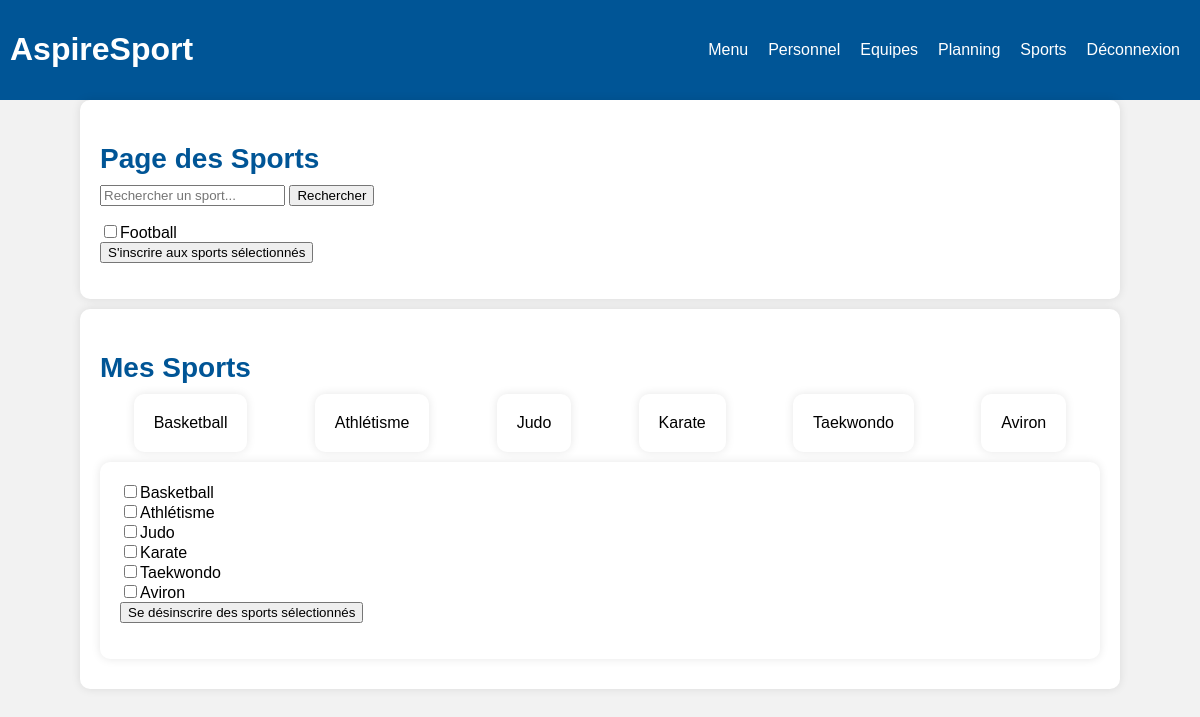
The app's page /vue/Sport.php?recherche=Football (signed in) with its own data.
### tables this page shows
CREATE TABLE IF NOT EXISTS `sport` (
  `Id_Sport` int NOT NULL AUTO_INCREMENT,
  `nom_sport` varchar(50) DEFAULT NULL,
  PRIMARY KEY (`Id_Sport`)
);

### vue/Sport.php (the view, shortened to what this page needs)
<html lang="fr">
<head>
    <link rel="stylesheet" href="../assert/style.css">
</head>
<body>
    <header>
        <h1>AspireSport</h1>
        <nav>
            <ul>
                <li><a href="../vue/Home.php">Menu</a></li>
                <li><a href="../vue/Personnel.php">Personnel</a></li>
                <li><a href="../vue/Equipes.php">Equipes</a></li>
                <li><a href="../vue/Planning.php">Planning</a></li>
                <li><a href="../vue/Sport.php">Sports</a></li>
                <li><a href="../controller/deconnexion.php">Déconnexion</a></li>
            </ul>
        </nav>
    </header>
    <main>
        <h2>Page des Sports</h2>
        <form action="Sport.php" method="get">
            <input type="text" name="recherche" placeholder="Rechercher un sport...">
            <input type="submit" value="Rechercher">
        </form>
        <form action="../controller/inscription_sport.php" method="post">
            <?php
            require "../model/CBDD.php";
            $recherche = isset($_GET['recherche']) ? $_GET['recherche'] : '';
            $sql = "SELECT * FROM sport WHERE nom_sport LIKE :recherche OR :recherche = ''";
            $stmt = $pdo->prepare($sql);
            $stmt->bindValue(':recherche', '%' . $recherche . '%');
            $stmt->execute();
            $sports = $stmt->fetchAll(PDO::FETCH_ASSOC);
            foreach($sports as $sport) {
                echo "<div><input type='checkbox' name='idSport[]' value='" . $sport['Id_Sport'] . "'>" . htmlspecialchars($sport['nom_sport']) . "</div>";
            }
            ?>
         <input type="submit" value="S'inscrire aux sports sélectionnés">
        </form>
    </main>
    <main>
        <h2>Mes Sports</h2>
        <?php
        $idClient = $_SESSION['user']['Id_Client'];
        $stmt = $pdo->prepare("SELECT s.Id_Sport, s.nom_sport FROM sport s INNER JOIN pratique p ON s.Id_Sport = p.Id_Sport WHERE p.Id_Client = :idClient");
        $stmt->execute(['idClient' => $idClient]);
        $mesSports = $stmt->fetchAll(PDO::FETCH_ASSOC);
        if ($mesSports) {
            echo "<ul>";
            foreach ($mesSports as $monSport) {
                echo "<main>" . htmlspecialchars($monSport['nom_sport']) . "</main>";
            }
            echo "</ul>";
        }
        ?>
        <main>
        <form action="../controller/desinscription_sport.php" method="post">
            <?php
            $idClient = $_SESSION['user']['Id_Client'];
            $stmt = $pdo->prepare("SELECT s.Id_Sport, s.nom_sport FROM sport s INNER JOIN pratique p ON s.Id_Sport = p.Id_Sport WHERE p.Id_Client = :idClient");
            $stmt->execute(['idClient' => $idClient]);
            $mesSports = $stmt->fetchAll(PDO::FETCH_ASSOC);
            if ($mesSports) {
                foreach ($mesSports as $monSport) {
                    echo "<div><input type='checkbox' name='idSport[]' value='" . $monSport['Id_Sport'] . "'>" . htmlspecialchars($monSport['nom_sport']) . "</div>";
                }
                echo "<input type='submit' value='Se désinscrire des sports sélectionnés'>";
            } else {
                echo "<p>Vous n'êtes inscrit à aucun sport.</p>";
            }
            ?>
        </form>
        </main>
    </main>
</body>
</html>

### assert/style.css (style rules this page uses)
body { font-family: Arial, sans-serif; background-color: #f2f2f2; margin: 0; }
header { background-color: #005596; color: white; display: flex; justify-content: space-between; align-items: center; padding: 10px; }
nav ul { display: flex; list-style: none; }
nav ul li { margin: 0 10px; }
nav ul li a { color: white; text-decoration: none; }
main { max-width: 1000px; margin: auto; margin-bottom: 10px; padding: 20px; background-color: white; border-radius: 10px; box-shadow: 0 0 10px rgba(0, 0, 0, 0.1); }
h2 { font-size: 28px; margin-bottom: 10px; color: #005596; }
ul { list-style: none; margin: 0; padding: 0; display: flex; flex-wrap: wrap; justify-content: space-between; }
li { margin-bottom: 20px; }

### records on screen
sport: nom_sport "Football"
sport: nom_sport "Basketball"
sport: nom_sport "Athlétisme"
sport: nom_sport "Judo"
sport: nom_sport "Karate"
sport: nom_sport "Taekwondo"
sport: nom_sport "Aviron"
